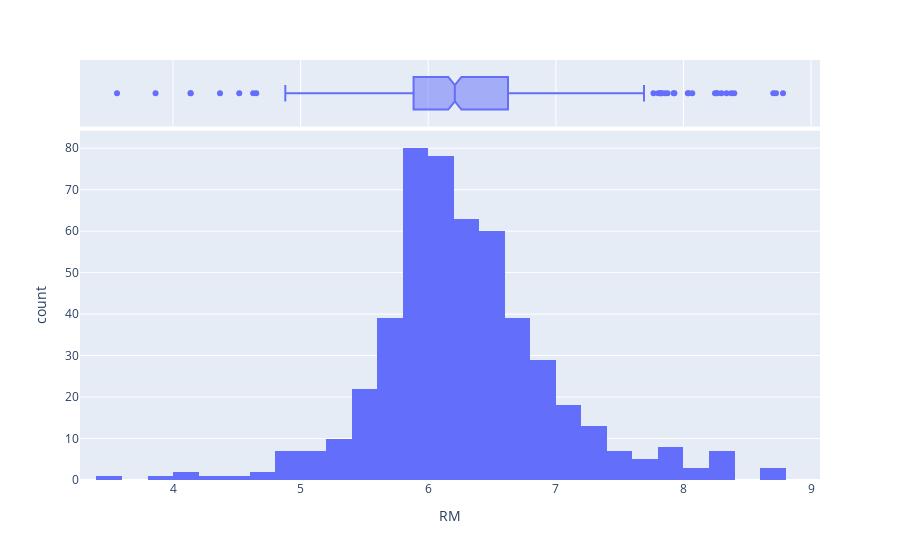

Notebook code for this chart:
### Code cell
fig = px.histogram(housing_df, x="RM", marginal='box')
fig.show()

### Figure 1 — Plotly figure (JSON) as saved in the notebook; plotly's stock layout.template omitted (floating-point values rounded to 4 significant figures; data arrays with more than 128 entries replaced by an {"elided": "..."} marker saying what was removed)
{"data": [{"alignmentgroup": "True", "bingroup": "x", "hovertemplate": "RM=%{x}<br>count=%{y}<extra></extra>", "legendgroup": "", "marker": {"color": "#636efa", "pattern": {"shape": ""}}, "name": "", "offsetgroup": "", "orientation": "v", "showlegend": false, "type": "histogram", "x": {"elided": "506 float values"}, "xaxis": "x", "yaxis": "y"}, {"alignmentgroup": "True", "hovertemplate": "RM=%{x}<extra></extra>", "legendgroup": "", "marker": {"color": "#636efa"}, "name": "", "notched": true, "offsetgroup": "", "showlegend": false, "type": "box", "x": {"elided": "506 float values"}, "xaxis": "x2", "yaxis": "y2"}], "layout": {"barmode": "relative", "legend": {"tracegroupgap": 0}, "margin": {"t": 60}, "xaxis": {"anchor": "y", "domain": [0, 1], "title": {"text": "RM"}}, "xaxis2": {"anchor": "y2", "domain": [0, 1], "matches": "x", "showgrid": true, "showticklabels": false}, "yaxis": {"anchor": "x", "domain": [0, 0.8316], "title": {"text": "count"}}, "yaxis2": {"anchor": "x2", "domain": [0.8416, 1], "matches": "y2", "showgrid": false, "showline": false, "showticklabels": false, "ticks": ""}}}
